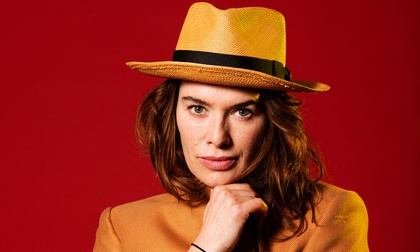
%> input picture 3-transformations-and-interpolation/color.jpg, 420 x 252 px, shrunk from 1920 x 1152 before the run
$ octave --eval "result = hsi2rgb(imread('../../../../3-transformations-and-interpolation/color.jpg'));"   (GNU Octave 9; MATLAB toolbox functions it lacks are replaced by stand-ins)
%> lines starting %> are read from the running program, lines starting %| are printed output that depends on the picture
function rgb=hsi2rgb(img)
% e.g.
%   img=imread('color.jpg');
%   hsi=rgb2hsi(img);
%   rgb=hsi2rgb(img);

img=im2double(img);
H=img(:,:,1)*2*pi;
S=img(:,:,2);
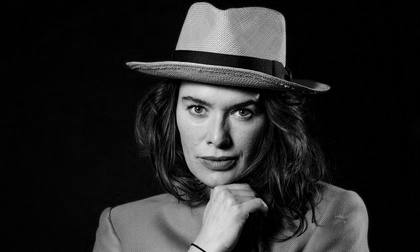
%> S: size 252x420 double; min 0, max 0.89, mean 0.151
I=img(:,:,3);
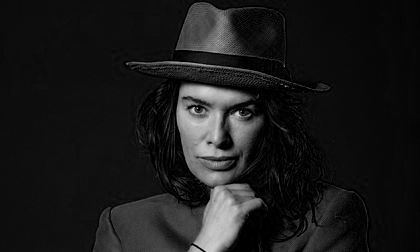
%> I: size 252x420 double; min 0, max 0.839, mean 0.103

R=zeros(size(H));
G=zeros(size(S));
B=zeros(size(I));

index=find((0<=H)&(H<2*pi/3));
%> index = 12421 values from 35640 to 81584
B(index)=I(index).*(1-S(index));
R(index)=I(index).*(1+S(index).*cos(H(index))./cos(pi/3-H(index)));
G(index)=3*I(index)-(R(index)+B(index));
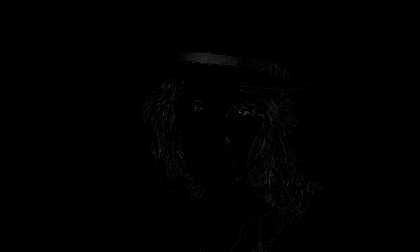
%> G: size 252x420 double; min 0, max 0.339, mean 0.00246

index=find((2*pi/3<=H)&(H<4*pi/3));
%> index = 70316 values from 1 to 105840
H(index)=H(index)-2/3*pi;
R(index)=I(index).*(1-S(index));
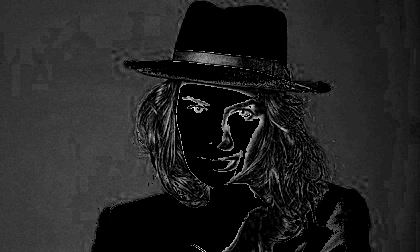
%> R: size 252x420 double; min 0, max 0.243, mean 0.0342; drawn with min black and max white
G(index)=I(index).*(1+S(index).*cos(H(index))./cos(pi/3-H(index)));
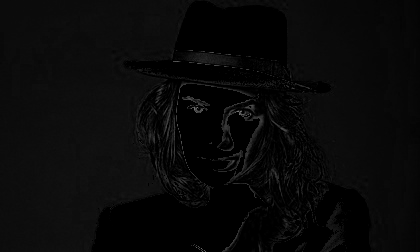
%> G: size 252x420 double; min 0, max 0.469, mean 0.0363
B(index)=3*I(index)-(R(index)+G(index));

index=find((4*pi/3<=H)&(H<=2*pi));
%> index = 23103 values from 23425 to 92988
H(index)=H(index)-4/3*pi;
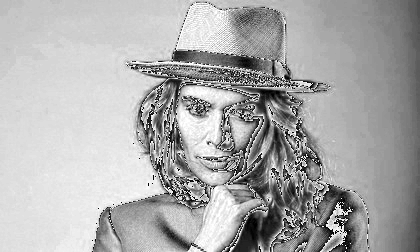
%> H: size 252x420 double; min 0, max 2.09, mean 1.41; drawn with min black and max white
G(index)=I(index).*(1-S(index));
B(index)=I(index).*(1+S(index).*cos(H(index))./cos(pi/3-H(index)));
R(index)=3*I(index)-(G(index)+B(index));

rgb=im2uint8(cat(3,R,G,B));
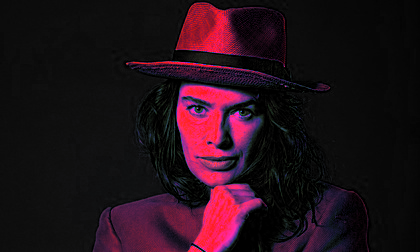
%> rgb: size 252x420x3 uint8; mean R, G, B 34.4, 15.4, 23.9
